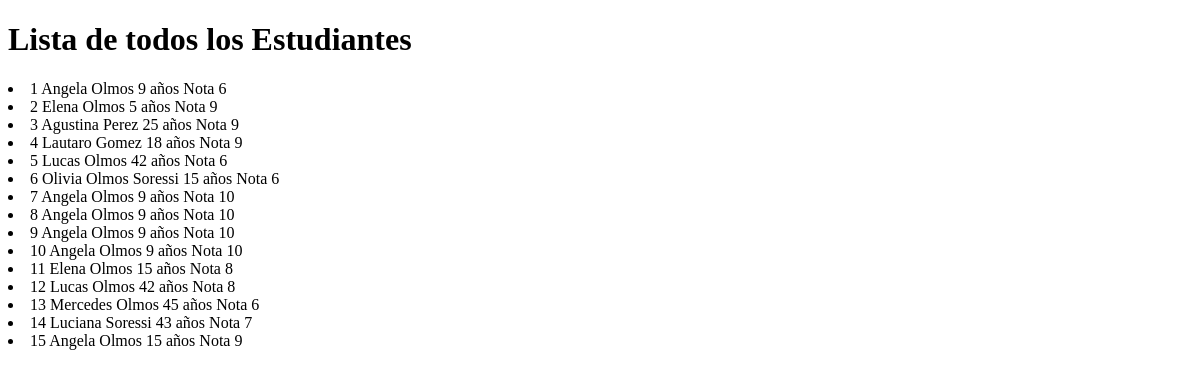
Before: / with the older database file.
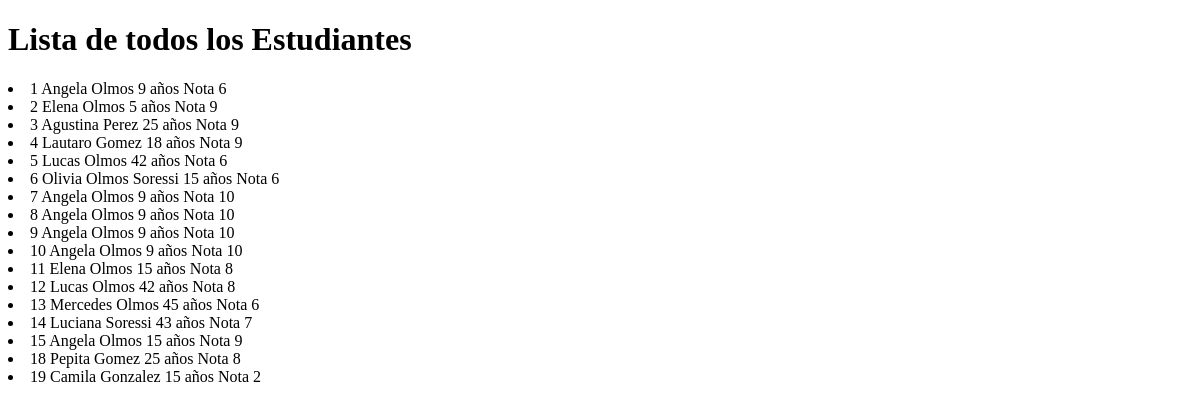
After: the same page with the newer database file.
### miApp/models.py (models this page shows, shortened)
class Estudiante(models.Model):
    nombre = models.CharField(max_length = 100)
    apellido = models.CharField(max_length = 100)
    domicilio = models.CharField(
        max_length = 100,
        blank = True,
        null = True
            )
    edad = models.IntegerField()
    nota = models.IntegerField()

### miApp/views.py (the view)
# urls.py: path('', views.mostrar_Estudiantes),
def mostrar_Estudiantes(request):
        estudiantes = Estudiante.objects.all()
        return render (request, 'lista_Estudiantes.html', {'estudiantes': estudiantes})

### miApp/Templates/lista_Estudiantes.html (shortened to what this page needs)
<!DOCTYPE html>
<html lang="en">
<head>
</head>
<body>
    <h1>Lista de todos los Estudiantes</h1>
    {% for estudiante in estudiantes %}
        <li>{{estudiante.id}}  {{estudiante.nombre}} {{estudiante.apellido}} {{estudiante.edad}} años Nota {{estudiante.nota}}</li>
    {% endfor %}
</body>
</html>

Changed rows visible on the page:
added Estudiante: id "18", nombre "Pepita", apellido "Gomez", edad "25", nota "8"
added Estudiante: id "19", nombre "Camila", apellido "Gonzalez", edad "15", nota "2"
